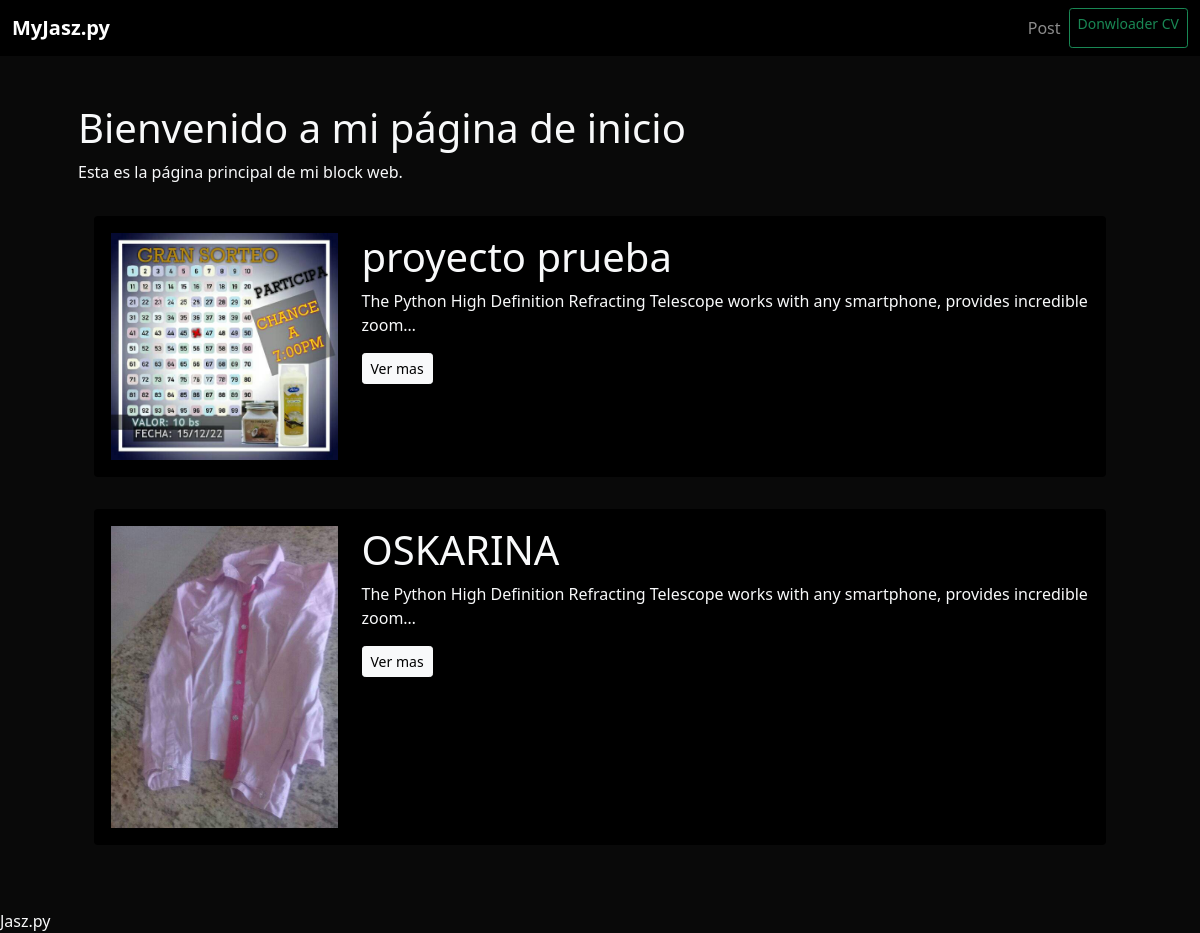
Before: /block/ with the older database file.
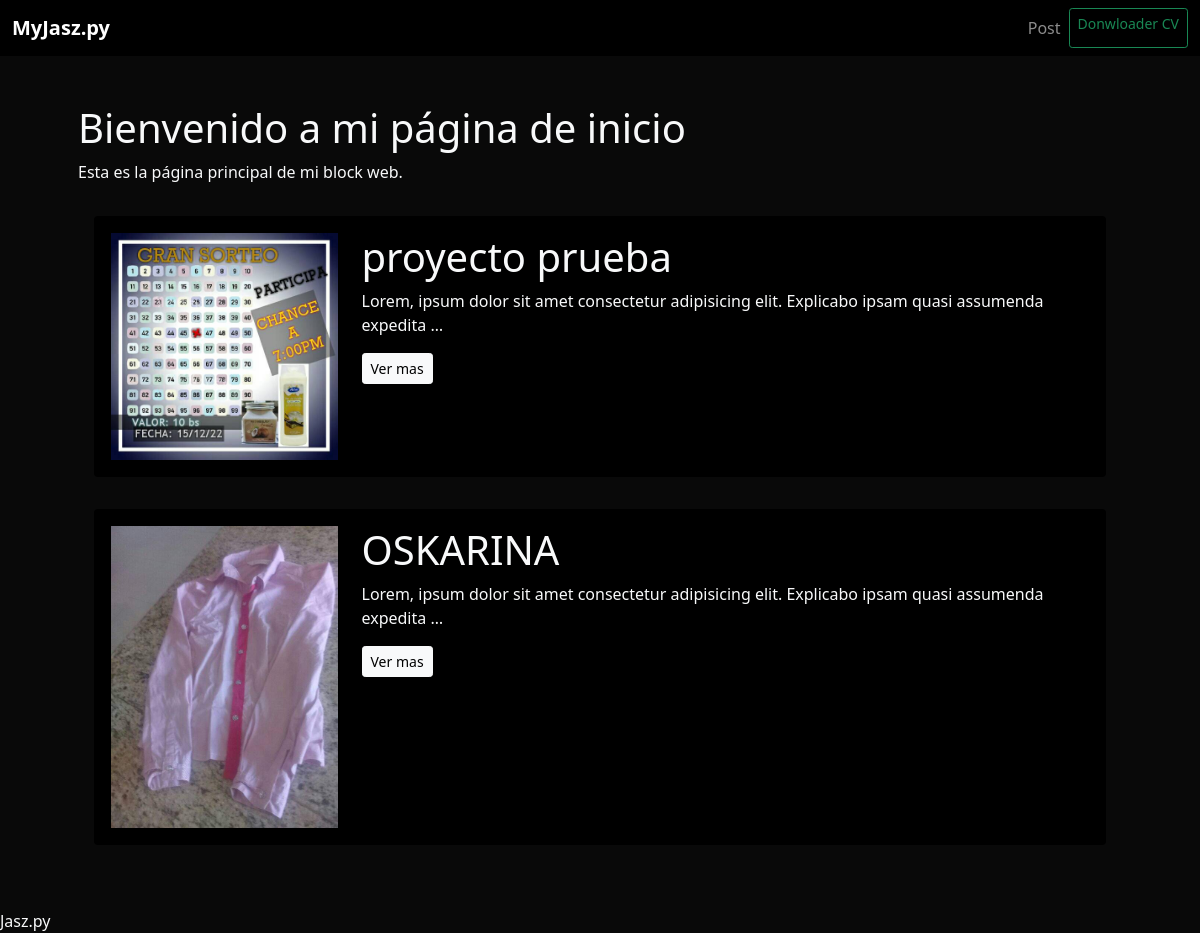
After: the same page with the newer database file.
### block/models.py (models this page shows, shortened)
class post(models.Model):
    nombre=models.CharField(max_length=30)
    descripcion=models.CharField(max_length=2000)
    imagen=models.ImageField(upload_to='block/media/images')
    link=models.URLField(None)

### block/views.py (the view)
# urls.py: path('', render_post, name="home_post"),
def render_post (request):
    posts= post.objects.all()
    return render( request, 'post.html', {"post":posts})

### block/template/post.html (shortened to what this page needs)
{% extends "template.html" %}
{% block content %}
    <h1>Bienvenido a mi página de inicio</h1>
    <p>Esta es la página principal de mi block web.</p>
      {% for post in post %}
       <div class="p-3">
        <div class="card card-body bg-black">
          <div class="row">
            <div class="col-3">
              <div><img src="{{post.imagen.url}}" alt="{{post.nombre}}" class="img-fluid"></img></div>
            </div>
            <div class="col-9">
              <h1>{{post.nombre}}</h1>
              <p>{{post.descripcion|truncatechars:100 }}</p>
              <td><a href="{% url 'blog:post_detail' post.id %}" class="btn btn-light btn-sm">Ver mas</a></td></div>
            </div>
          </div>
       </div>
      {% endfor %}
{% endblock %}

Changed rows visible on the page:
changed post "proyecto prueba": descripcion "The Python High Definition Refracting Telescope works with any smartphone, provides incredible zoom…" → "Lorem, ipsum dolor sit amet consectetur adipisicing elit. Explicabo ipsam quasi assumenda expedita …"
changed post "OSKARINA": descripcion "The Python High Definition Refracting Telescope works with any smartphone, provides incredible zoom…" → "Lorem, ipsum dolor sit amet consectetur adipisicing elit. Explicabo ipsam quasi assumenda expedita …"
